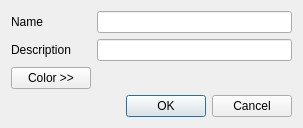
<?xml version="1.0" encoding="UTF-8"?>
<ui version="4.0">
 <class>Dialog</class>
 <widget class="QDialog" name="Dialog">
  <property name="geometry">
   <rect>
    <x>0</x>
    <y>0</y>
    <width>303</width>
    <height>122</height>
   </rect>
  </property>
  <property name="windowTitle">
   <string>Dialog</string>
  </property>
  <layout class="QGridLayout" name="gridLayout">
   <item row="3" column="1" colspan="3">
    <widget class="QDialogButtonBox" name="buttonBox">
     <property name="orientation">
      <enum>Qt::Horizontal</enum>
     </property>
     <property name="standardButtons">
      <set>QDialogButtonBox::Cancel|QDialogButtonBox::Ok</set>
     </property>
    </widget>
   </item>
   <item row="1" column="0">
    <widget class="QLabel" name="label_2">
     <property name="sizePolicy">
      <sizepolicy hsizetype="Maximum" vsizetype="Maximum">
       <horstretch>0</horstretch>
       <verstretch>0</verstretch>
      </sizepolicy>
     </property>
     <property name="text">
      <string>Description</string>
     </property>
    </widget>
   </item>
   <item row="0" column="0">
    <widget class="QLabel" name="label">
     <property name="sizePolicy">
      <sizepolicy hsizetype="Maximum" vsizetype="Maximum">
       <horstretch>0</horstretch>
       <verstretch>0</verstretch>
      </sizepolicy>
     </property>
     <property name="text">
      <string>Name</string>
     </property>
    </widget>
   </item>
   <item row="2" column="0">
    <widget class="QPushButton" name="pb_color">
     <property name="text">
      <string>Color &gt;&gt;</string>
     </property>
    </widget>
   </item>
   <item row="0" column="1" colspan="3">
    <widget class="QLineEdit" name="line_name"/>
   </item>
   <item row="1" column="1" colspan="3">
    <widget class="QLineEdit" name="line_description"/>
   </item>
   <item row="2" column="1" colspan="3">
    <widget class="QLabel" name="label_color">
     <property name="text">
      <string/>
     </property>
    </widget>
   </item>
  </layout>
 </widget>
 <resources/>
 <connections>
  <connection>
   <sender>buttonBox</sender>
   <signal>accepted()</signal>
   <receiver>Dialog</receiver>
   <slot>accept()</slot>
   <hints>
    <hint type="sourcelabel">
     <x>248</x>
     <y>254</y>
    </hint>
    <hint type="destinationlabel">
     <x>157</x>
     <y>274</y>
    </hint>
   </hints>
  </connection>
  <connection>
   <sender>buttonBox</sender>
   <signal>rejected()</signal>
   <receiver>Dialog</receiver>
   <slot>reject()</slot>
   <hints>
    <hint type="sourcelabel">
     <x>316</x>
     <y>260</y>
    </hint>
    <hint type="destinationlabel">
     <x>286</x>
     <y>274</y>
    </hint>
   </hints>
  </connection>
 </connections>
</ui>
